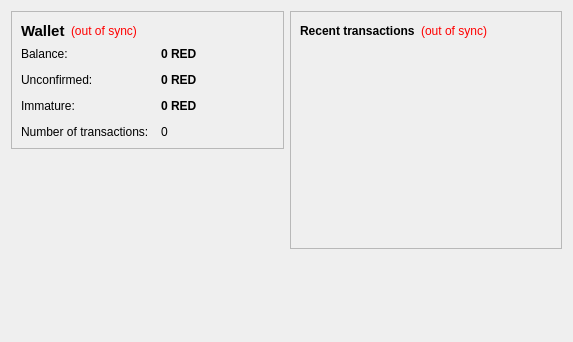
<?xml version="1.0" encoding="UTF-8"?>
<ui version="4.0">
 <class>OverviewPage</class>
 <widget class="QWidget" name="OverviewPage">
  <property name="geometry">
   <rect>
    <x>0</x>
    <y>0</y>
    <width>573</width>
    <height>342</height>
   </rect>
  </property>
  <property name="windowTitle">
   <string>Form</string>
  </property>
  <layout class="QHBoxLayout" name="horizontalLayout" stretch="1,1">
   <item>
    <layout class="QVBoxLayout" name="verticalLayout_2">
     <item>
      <widget class="QFrame" name="frame">
       <property name="frameShape">
        <enum>QFrame::StyledPanel</enum>
       </property>
       <property name="frameShadow">
        <enum>QFrame::Raised</enum>
       </property>
       <layout class="QVBoxLayout" name="verticalLayout_4">
        <item>
         <layout class="QHBoxLayout" name="horizontalLayout_4">
          <item>
           <widget class="QLabel" name="label_5">
            <property name="font">
             <font>
              <pointsize>11</pointsize>
              <weight>75</weight>
              <bold>true</bold>
             </font>
            </property>
            <property name="text">
             <string>Wallet</string>
            </property>
           </widget>
          </item>
          <item>
           <widget class="QLabel" name="labelWalletStatus">
            <property name="toolTip">
             <string>The displayed information may be out of date. Your wallet automatically synchronizes with the Redcoin network after a connection is established, but this process has not completed yet.</string>
            </property>
            <property name="styleSheet">
             <string notr="true">QLabel { color: red; }</string>
            </property>
            <property name="text">
             <string notr="true">(out of sync)</string>
            </property>
            <property name="alignment">
             <set>Qt::AlignLeading|Qt::AlignLeft|Qt::AlignVCenter</set>
            </property>
           </widget>
          </item>
          <item>
           <spacer name="horizontalSpacer_2">
            <property name="orientation">
             <enum>Qt::Horizontal</enum>
            </property>
            <property name="sizeHint" stdset="0">
             <size>
              <width>40</width>
              <height>20</height>
             </size>
            </property>
           </spacer>
          </item>
         </layout>
        </item>
        <item>
         <layout class="QFormLayout" name="formLayout_2">
          <property name="fieldGrowthPolicy">
           <enum>QFormLayout::AllNonFixedFieldsGrow</enum>
          </property>
          <property name="horizontalSpacing">
           <number>12</number>
          </property>
          <property name="verticalSpacing">
           <number>12</number>
          </property>
          <item row="0" column="0">
           <widget class="QLabel" name="label">
            <property name="text">
             <string>Balance:</string>
            </property>
           </widget>
          </item>
          <item row="0" column="1">
           <widget class="QLabel" name="labelBalance">
            <property name="font">
             <font>
              <weight>75</weight>
              <bold>true</bold>
             </font>
            </property>
            <property name="cursor">
             <cursorShape>IBeamCursor</cursorShape>
            </property>
            <property name="toolTip">
             <string>Your current balance</string>
            </property>
            <property name="text">
             <string notr="true">0 RED</string>
            </property>
            <property name="textInteractionFlags">
             <set>Qt::LinksAccessibleByMouse|Qt::TextSelectableByKeyboard|Qt::TextSelectableByMouse</set>
            </property>
           </widget>
          </item>
          <item row="1" column="0">
           <widget class="QLabel" name="label_3">
            <property name="text">
             <string>Unconfirmed:</string>
            </property>
           </widget>
          </item>
          <item row="1" column="1">
           <widget class="QLabel" name="labelUnconfirmed">
            <property name="font">
             <font>
              <weight>75</weight>
              <bold>true</bold>
             </font>
            </property>
            <property name="cursor">
             <cursorShape>IBeamCursor</cursorShape>
            </property>
            <property name="toolTip">
             <string>Total of transactions that have yet to be confirmed, and do not yet count toward the current balance</string>
            </property>
            <property name="text">
             <string notr="true">0 RED</string>
            </property>
            <property name="textInteractionFlags">
             <set>Qt::LinksAccessibleByMouse|Qt::TextSelectableByKeyboard|Qt::TextSelectableByMouse</set>
            </property>
           </widget>
          </item>
          <item row="3" column="0">
           <widget class="QLabel" name="label_2">
            <property name="text">
             <string>Number of transactions:</string>
            </property>
           </widget>
          </item>
          <item row="3" column="1">
           <widget class="QLabel" name="labelNumTransactions">
            <property name="toolTip">
             <string>Total number of transactions in wallet</string>
            </property>
            <property name="text">
             <string notr="true">0</string>
            </property>
           </widget>
          </item>
          <item row="2" column="0">
           <widget class="QLabel" name="labelImmatureText">
            <property name="text">
             <string>Immature:</string>
            </property>
           </widget>
          </item>
          <item row="2" column="1">
           <widget class="QLabel" name="labelImmature">
            <property name="font">
             <font>
              <weight>75</weight>
              <bold>true</bold>
             </font>
            </property>
            <property name="toolTip">
             <string>Mined balance that has not yet matured</string>
            </property>
            <property name="text">
             <string notr="true">0 RED</string>
            </property>
            <property name="textInteractionFlags">
             <set>Qt::LinksAccessibleByMouse|Qt::TextSelectableByKeyboard|Qt::TextSelectableByMouse</set>
            </property>
           </widget>
          </item>
         </layout>
        </item>
       </layout>
      </widget>
     </item>
     <item>
      <spacer name="verticalSpacer">
       <property name="orientation">
        <enum>Qt::Vertical</enum>
       </property>
       <property name="sizeHint" stdset="0">
        <size>
         <width>20</width>
         <height>40</height>
        </size>
       </property>
      </spacer>
     </item>
    </layout>
   </item>
   <item>
    <layout class="QVBoxLayout" name="verticalLayout_3">
     <item>
      <widget class="QFrame" name="frame_2">
       <property name="frameShape">
        <enum>QFrame::StyledPanel</enum>
       </property>
       <property name="frameShadow">
        <enum>QFrame::Raised</enum>
       </property>
       <layout class="QVBoxLayout" name="verticalLayout">
        <item>
         <layout class="QHBoxLayout" name="horizontalLayout_2">
          <item>
           <widget class="QLabel" name="label_4">
            <property name="text">
             <string>&lt;b&gt;Recent transactions&lt;/b&gt;</string>
            </property>
           </widget>
          </item>
          <item>
           <widget class="QLabel" name="labelTransactionsStatus">
            <property name="toolTip">
             <string>The displayed information may be out of date. Your wallet automatically synchronizes with the Redcoin network after a connection is established, but this process has not completed yet.</string>
            </property>
            <property name="styleSheet">
             <string notr="true">QLabel { color: red; }</string>
            </property>
            <property name="text">
             <string notr="true">(out of sync)</string>
            </property>
            <property name="alignment">
             <set>Qt::AlignRight|Qt::AlignTrailing|Qt::AlignVCenter</set>
            </property>
           </widget>
          </item>
          <item>
           <spacer name="horizontalSpacer">
            <property name="orientation">
             <enum>Qt::Horizontal</enum>
            </property>
            <property name="sizeHint" stdset="0">
             <size>
              <width>40</width>
              <height>20</height>
             </size>
            </property>
           </spacer>
          </item>
         </layout>
        </item>
        <item>
         <widget class="QListView" name="listTransactions">
          <property name="styleSheet">
           <string notr="true">QListView { background: transparent; }</string>
          </property>
          <property name="frameShape">
           <enum>QFrame::NoFrame</enum>
          </property>
          <property name="verticalScrollBarPolicy">
           <enum>Qt::ScrollBarAlwaysOff</enum>
          </property>
          <property name="horizontalScrollBarPolicy">
           <enum>Qt::ScrollBarAlwaysOff</enum>
          </property>
          <property name="selectionMode">
           <enum>QAbstractItemView::NoSelection</enum>
          </property>
         </widget>
        </item>
       </layout>
      </widget>
     </item>
     <item>
      <spacer name="verticalSpacer_2">
       <property name="orientation">
        <enum>Qt::Vertical</enum>
       </property>
       <property name="sizeHint" stdset="0">
        <size>
         <width>20</width>
         <height>40</height>
        </size>
       </property>
      </spacer>
     </item>
    </layout>
   </item>
  </layout>
 </widget>
 <resources/>
 <connections/>
</ui>
